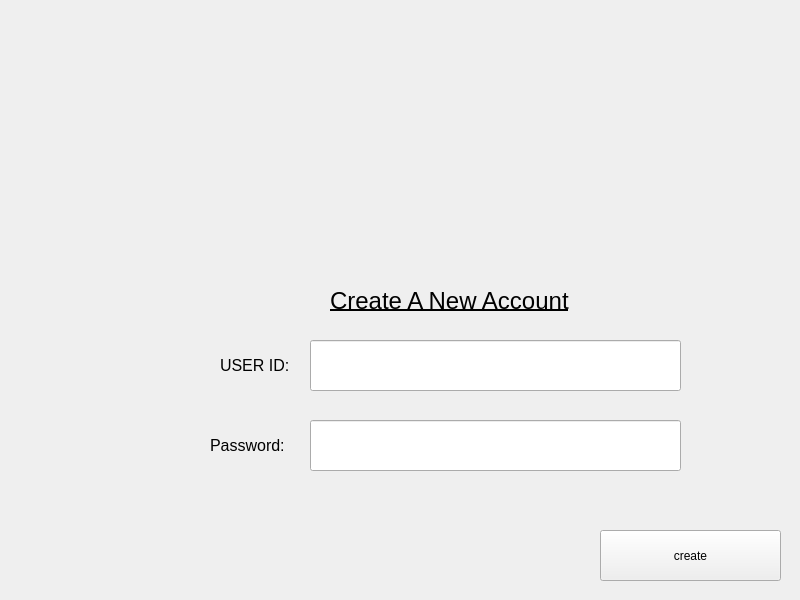
<?xml version="1.0" encoding="UTF-8"?>
<ui version="4.0">
 <class>subMainWindow1</class>
 <widget class="QMainWindow" name="subMainWindow1">
  <property name="geometry">
   <rect>
    <x>0</x>
    <y>0</y>
    <width>800</width>
    <height>600</height>
   </rect>
  </property>
  <property name="windowTitle">
   <string>MainWindow</string>
  </property>
  <widget class="QWidget" name="centralwidget">
   <widget class="QLabel" name="label">
    <property name="geometry">
     <rect>
      <x>330</x>
      <y>250</y>
      <width>591</width>
      <height>101</height>
     </rect>
    </property>
    <property name="font">
     <font>
      <pointsize>18</pointsize>
      <underline>true</underline>
     </font>
    </property>
    <property name="text">
     <string>Create A New Account</string>
    </property>
   </widget>
   <widget class="QLabel" name="label_2">
    <property name="geometry">
     <rect>
      <x>220</x>
      <y>330</y>
      <width>251</width>
      <height>71</height>
     </rect>
    </property>
    <property name="font">
     <font>
      <pointsize>12</pointsize>
     </font>
    </property>
    <property name="text">
     <string>USER ID:</string>
    </property>
   </widget>
   <widget class="QLabel" name="label_4">
    <property name="geometry">
     <rect>
      <x>210</x>
      <y>410</y>
      <width>251</width>
      <height>71</height>
     </rect>
    </property>
    <property name="font">
     <font>
      <pointsize>12</pointsize>
     </font>
    </property>
    <property name="text">
     <string>Password:</string>
    </property>
   </widget>
   <widget class="QLineEdit" name="password">
    <property name="geometry">
     <rect>
      <x>310</x>
      <y>420</y>
      <width>371</width>
      <height>51</height>
     </rect>
    </property>
    <property name="inputMask">
     <string/>
    </property>
    <property name="clearButtonEnabled">
     <bool>true</bool>
    </property>
   </widget>
   <widget class="QPushButton" name="create">
    <property name="geometry">
     <rect>
      <x>600</x>
      <y>530</y>
      <width>181</width>
      <height>51</height>
     </rect>
    </property>
    <property name="text">
     <string>create</string>
    </property>
   </widget>
   <widget class="QLineEdit" name="userid">
    <property name="geometry">
     <rect>
      <x>310</x>
      <y>340</y>
      <width>371</width>
      <height>51</height>
     </rect>
    </property>
    <property name="inputMask">
     <string/>
    </property>
    <property name="clearButtonEnabled">
     <bool>true</bool>
    </property>
   </widget>
   <widget class="QLabel" name="label_3">
    <property name="geometry">
     <rect>
      <x>-108</x>
      <y>-81</y>
      <width>1081</width>
      <height>731</height>
     </rect>
    </property>
    <property name="text">
     <string/>
    </property>
    <property name="pixmap">
     <pixmap>../../Pictures/Screenshots/Screenshot 2024-04-01 232327.png</pixmap>
    </property>
    <property name="scaledContents">
     <bool>true</bool>
    </property>
   </widget>
   <widget class="QLabel" name="label_5">
    <property name="geometry">
     <rect>
      <x>390</x>
      <y>120</y>
      <width>171</width>
      <height>151</height>
     </rect>
    </property>
    <property name="text">
     <string/>
    </property>
    <property name="pixmap">
     <pixmap>../../Pictures/Screenshots/Screenshot 2024-04-01 234007.png</pixmap>
    </property>
    <property name="scaledContents">
     <bool>true</bool>
    </property>
   </widget>
   <zorder>label_3</zorder>
   <zorder>label</zorder>
   <zorder>label_2</zorder>
   <zorder>label_4</zorder>
   <zorder>password</zorder>
   <zorder>create</zorder>
   <zorder>userid</zorder>
   <zorder>label_5</zorder>
  </widget>
 </widget>
 <resources/>
 <connections/>
</ui>
